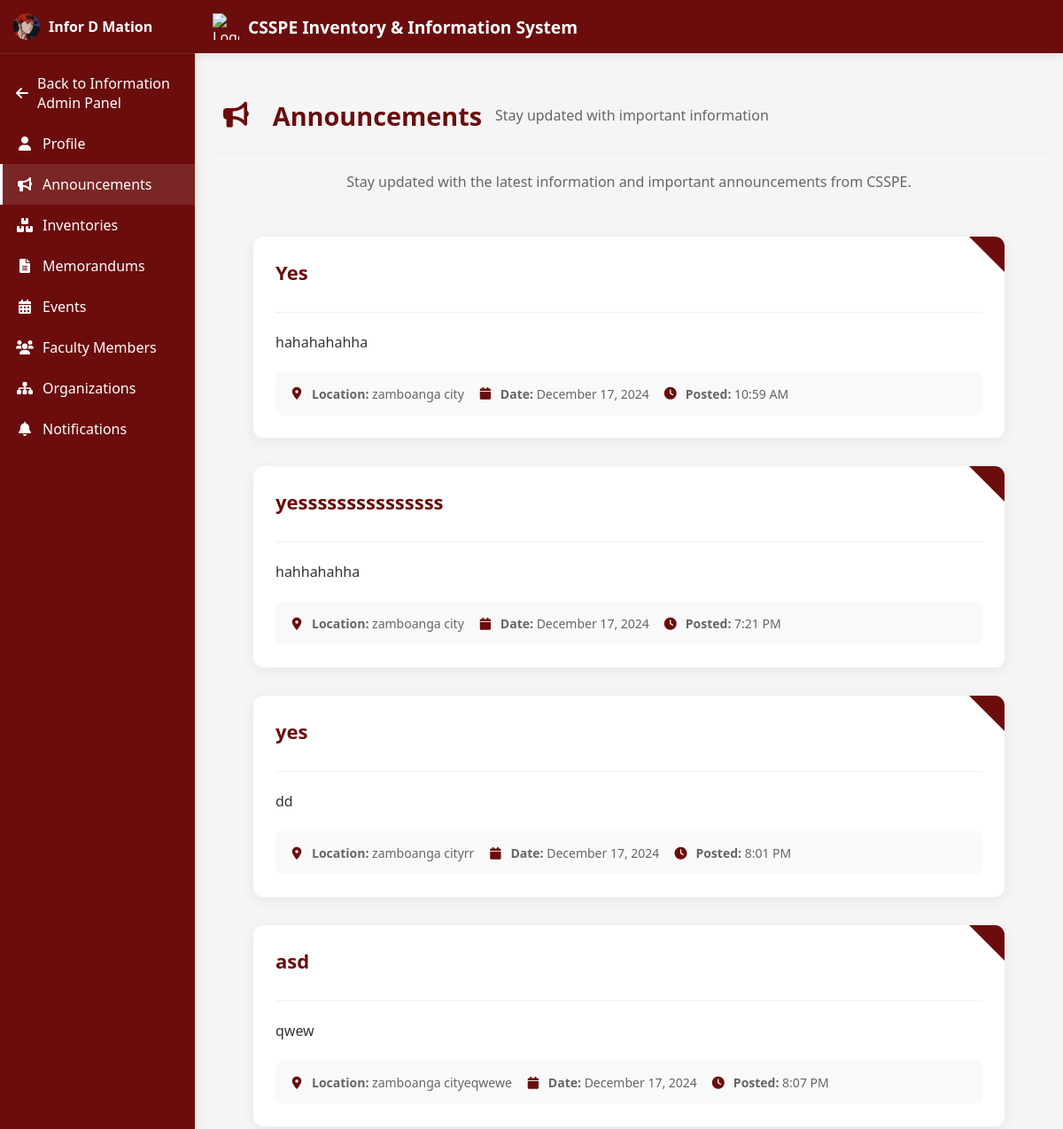
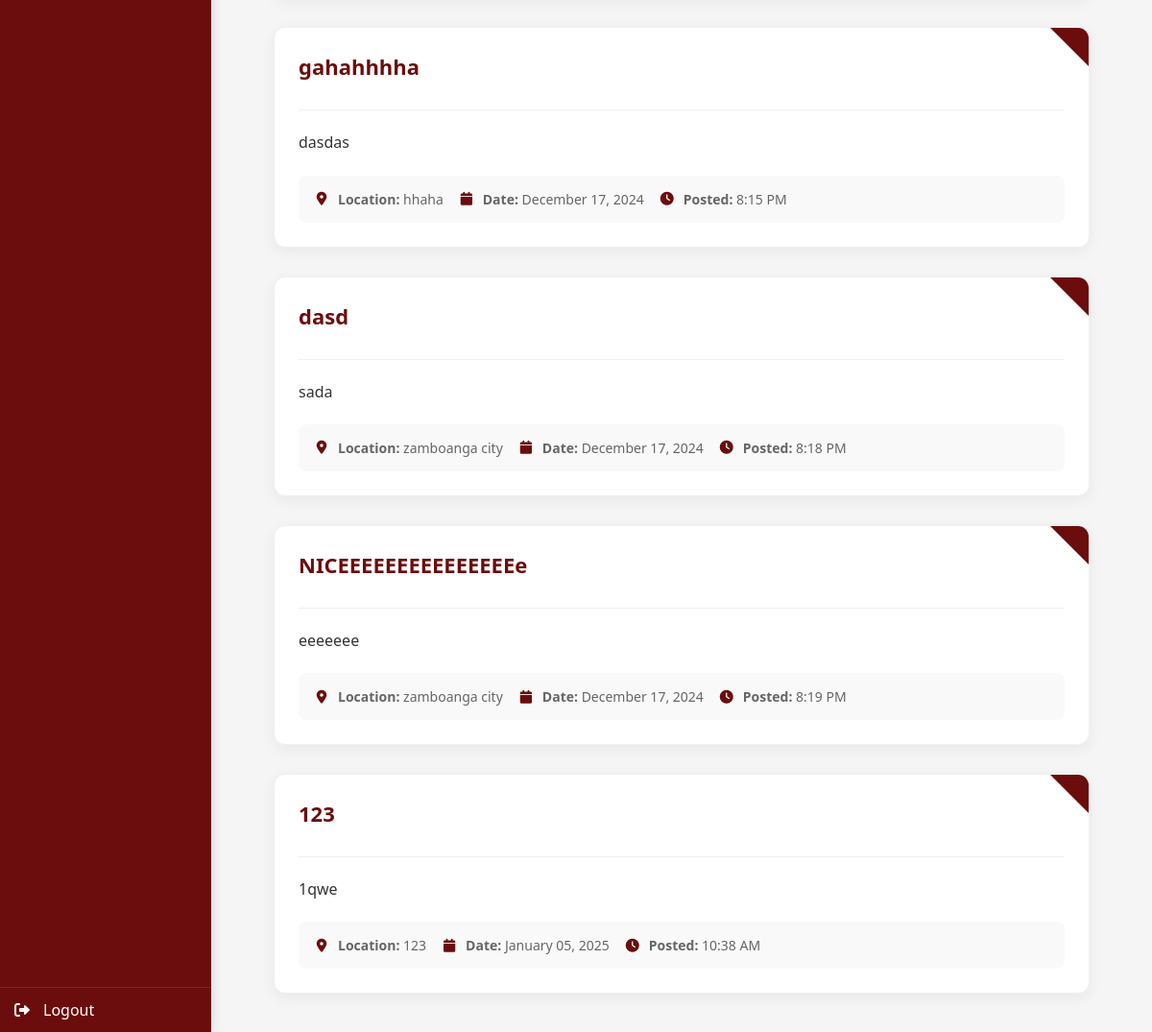
/homePage/index.php (signed in), run on the app's committed database (2 pictures, top to bottom).
### tables this page shows
CREATE TABLE `users` (
  `id` int(11) NOT NULL,
  `first_name` varchar(100) NOT NULL,
  `last_name` varchar(100) NOT NULL,
  `middle_name` varchar(100) DEFAULT NULL,
  `email` varchar(255) NOT NULL,
  `address` text NOT NULL,
  `contact_no` varchar(15) NOT NULL,
  `rank` enum('Instructor','Assistant Professor','Associate Professor','Professor') NOT NULL,
  `password` varchar(255) NOT NULL,
  `created_at` timestamp NOT NULL DEFAULT current_timestamp(),
  `role` varchar(50) NOT NULL DEFAULT 'Instructor',
  `image` varchar(255) DEFAULT NULL,
  `department` varchar(255) NOT NULL,
  `ban` tinyint(1) DEFAULT 0,
  `status` tinyint(1) DEFAULT 0
);

CREATE TABLE `announcements` (
  `id` int(11) NOT NULL,
  `title` varchar(255) NOT NULL,
  `description` text NOT NULL,
  `date_uploaded_at` datetime DEFAULT current_timestamp(),
  `location` varchar(255) NOT NULL
);

### homePage/index.php (the view, shortened to what this page needs)
<?php
require_once '../conn/conn.php';
$userid = $_SESSION['user_id'];
$query = "SELECT first_name, middle_name, last_name, image FROM users WHERE id = ?";
$stmt = $conn->prepare($query);
$stmt->bind_param("i", $userid);
$stmt->execute();
$result = $stmt->get_result();
if ($result->num_rows > 0) {
    $row = $result->fetch_assoc();
    $fullName = trim($row['first_name'] . ' ' . $row['middle_name'] . ' ' . $row['last_name']);
    $image = $row['image'];
} else {
    $fullName = "User Not Found";
}
$query_announcements = "SELECT * FROM announcements";
$result_announcements = mysqli_query($conn, $query_announcements);
?>
<!DOCTYPE html>
<html lang="en">
<head>
    <link href="https://cdnjs.cloudflare.com/ajax/libs/font-awesome/6.0.0-beta3/css/all.min.css" rel="stylesheet">
</head>
<body>
    <div class="sidebar" id="sidebar">
        <div class="sidebar-header">
            <img src="../assets/img/<?= !empty($image) ? htmlspecialchars($image) : 'CSSPE.png' ?>" alt="Profile">
            <span><?php echo $fullName; ?></span>
        </div>
        <div style="display: flex; flex-direction: column; padding: 10px 0;">
            <?php if ($_SESSION['user_role'] === 'inventory_admin'): ?>
                <a href="../inventoryAdmin/index.php" class="sidebar-link">
                    <i class="fas fa-arrow-left"></i> Back to Inventory Admin Panel
                </a>
            <?php elseif ($_SESSION['user_role'] === 'information_admin'): ?>
                <a href="../informationAdmin/index.php" class="sidebar-link">
                    <i class="fas fa-arrow-left"></i> Back to Information Admin Panel
                </a>
            <?php elseif ($_SESSION['user_role'] === 'super_admin'): ?>
                <a href="../superAdmin/index.php" class="sidebar-link">
                    <i class="fas fa-arrow-left"></i> Back to Super Admin Panel
                </a>
            <?php endif; ?>
            <a href="../homePage/profile.php" class="sidebar-link">
                <i class="fas fa-user"></i> Profile
            </a>
            <a href="../homePage/" class="sidebar-link active">
                <i class="fas fa-bullhorn"></i> Announcements
            </a>
            <a href="../homePage/borrowing.php" class="sidebar-link">
                <i class="fas fa-boxes"></i> Inventories
            </a>
            <a href="../homePage/memorandumHome.php" class="sidebar-link">
                <i class="fas fa-file-alt"></i> Memorandums
            </a>
            <a href="../homePage/events.php" class="sidebar-link">
                <i class="fas fa-calendar-alt"></i> Events
            </a>
            <a href="../homePage/members.php" class="sidebar-link">
                <i class="fas fa-users"></i> Faculty Members
            </a>
            <a href="../homePage/organization.php" class="sidebar-link">
                <i class="fas fa-sitemap"></i> Organizations
            </a>
            <a href="../homePage/notification.php" class="sidebar-link">
                <i class="fas fa-bell"></i> Notifications
            </a>
        </div>
        <a href="../logout.php" class="sidebar-footer">
            <i class="fas fa-sign-out-alt"></i> Logout
        </a>
    </div>
    <div class="main-content" id="mainContent">
        <div class="header">
            <img src="../assets/img/CSSPE.png" alt="Logo">
            <h1>CSSPE Inventory & Information System</h1>
        </div>
        <div class="page-content">
            <div class="content-container">
                <h2 class="page-title">
                    <i class="fas fa-bullhorn"></i>
                    Announcements
                    <span>Stay updated with important information</span>
                </h2>
                <div class="page-description">
                    <p>Stay updated with the latest information and important announcements from CSSPE.</p>
                </div>
                <div class="announcements-container">
                    <?php if (mysqli_num_rows($result_announcements) > 0): ?>
                        <?php while ($row = mysqli_fetch_assoc($result_announcements)): ?>
                            <div class="announcement-card">
                                <div class="announcement-content">
                                    <div class="announcement-header">
                                        <h3 class="announcement-title"><?php echo htmlspecialchars($row['title']); ?></h3>
                                    </div>
                                    <div class="announcement-body">
                                        <p><?php echo htmlspecialchars($row['description']); ?></p>
                                    </div>
                                    <div class="announcement-meta">
                                        <div class="meta-item">
                                            <i class="fas fa-map-marker-alt"></i>
                                            <span><strong>Location:</strong> <?php echo htmlspecialchars($row['location']); ?></span>
                                        </div>
                                        <div class="meta-item">
                                            <i class="fas fa-calendar"></i>
                                            <span><strong>Date:</strong> <?php echo date('F d, Y', strtotime($row['date_uploaded_at'])); ?></span>
                                        </div>
                                        <div class="meta-item">
                                            <i class="fas fa-clock"></i>
                                            <span><strong>Posted:</strong> <?php echo date('g:i A', strtotime($row['date_uploaded_at'])); ?></span>
                                        </div>
                                    </div>
                                </div>
                            </div>
                        <?php endwhile; ?>
                    <?php endif; ?>
                </div>
            </div>
        </div>
    </div>
</body>
</html>

### homePage/index.php (style rules this page uses)
body, html { margin: 0; padding: 0; font-family: 'Segoe UI', Tahoma, Geneva, Verdana, sans-serif; background-color: #f5f5f5; scroll-behavior: smooth; }
* { box-sizing: border-box; }
:root { --primary: #6B0D0D; --primary-dark: #540A0A; --secondary: #6c757d; --secondary-dark: #5a6268; --light: #f9f9f9; --lighter: #f5f5f5; --border: #f0f0f0; --text: #333; --text-light: #666; --white: #fff; }
.sidebar { position: fixed; width: 250px; height: 100%; background-color: var(--primary); color: var(--white); overflow-y: auto; transition: all 0.3s ease; z-index: 100; box-shadow: 2px 0 10px rgba(0, 0, 0, 0.1); }
.main-content { margin-left: 250px; transition: all 0.3s ease; }
.sidebar-header { padding: 15px; border-bottom: 1px solid rgba(255, 255, 255, 0.1); display: flex; align-items: center; gap: 10px; }
.sidebar-header img { width: 30px; height: 30px; object-fit: cover; border-radius: 50%; }
.sidebar-header span { font-weight: bold; white-space: nowrap; overflow: hidden; text-overflow: ellipsis; }
.sidebar-link { color: white; text-decoration: none; padding: 12px 15px; transition: background 0.3s; display: flex; align-items: center; border-left: 3px solid transparent; }
.sidebar-link.active { background-color: rgba(255, 255, 255, 0.1); border-left-color: white; }
.sidebar-link i { width: 20px; margin-right: 10px; text-align: center; }
.sidebar-footer { color: white; text-decoration: none; padding: 12px 15px; position: absolute; bottom: 0; width: 100%; box-sizing: border-box; display: flex; align-items: center; border-top: 1px solid rgba(255, 255, 255, 0.1); }
.sidebar-footer i { width: 20px; margin-right: 10px; }
.header { background-color: var(--primary); color: white; padding: 15px 20px; display: flex; align-items: center; gap: 10px; box-shadow: 0 2px 10px rgba(0, 0, 0, 0.1); }
.header img { width: 30px; height: 30px; object-fit: contain; }
.header h1 { margin: 0; font-size: 1.2rem; font-weight: bold; }
.page-content { padding: 20px; }
.content-container { max-width: 1200px; margin: 0 auto; }
.page-title { font-size: 1.8rem; margin-bottom: 20px; color: var(--primary); display: flex; align-items: center; border-bottom: 2px solid var(--border); padding-bottom: 15px; }
.page-title i { margin-right: 15px; background-color: var(--lighter); padding: 12px; border-radius: 50%; color: var(--primary); }
.page-title span { font-size: 16px; font-weight: normal; margin-left: 15px; color: var(--text-light); }
.page-description { text-align: center; margin-bottom: 30px; color: var(--text-light); max-width: 800px; margin-left: auto; margin-right: auto; }
.announcements-container { display: flex; flex-direction: column; gap: 30px; padding: 20px 0; max-width: 900px; margin: 0 auto; }
.announcement-card { background-color: var(--white); border-radius: 12px; box-shadow: 0 4px 15px rgba(0, 0, 0, 0.06); transition: all 0.3s ease; overflow: hidden; position: relative; border: 1px solid var(--border); }
.announcement-card::before { content: ""; position: absolute; top: 0; right: 0; width: 0; height: 0; border-style: solid; border-width: 0 40px 40px 0; border-color: transparent var(--primary) transparent transparent; z-index: 1; }
.announcement-content { padding: 25px; }
.announcement-header { border-bottom: 1px solid var(--border); margin-bottom: 20px; padding-bottom: 15px; }
.announcement-title { color: var(--primary); margin: 0 0 15px 0; font-size: 22px; font-weight: 700; position: relative; }
.announcement-body { color: var(--text); line-height: 1.7; font-size: 16px; margin-bottom: 20px; }
.announcement-meta { background-color: var(--light); padding: 15px; border-radius: 8px; display: flex; flex-wrap: wrap; gap: 15px; }
.meta-item { display: flex; align-items: center; gap: 8px; color: var(--text-light); font-size: 14px; font-weight: 500; }
.meta-item i { color: var(--primary); width: 18px; text-align: center; }
@media (max-width: 1200px) { .sidebar { width: 220px; } }
@media (max-width: 1200px) { .main-content { margin-left: 220px; } }
@media (max-width: 1200px) { .announcements-container { max-width: 850px; } }

### data on the page
users: image (picture), fullName "Infor D Mation"
announcements: title "Yes", description "hahahahahha", location "zamboanga city", date_uploaded_at "December 17, 2024", date_uploaded_at "10:59 AM"
announcements: title "yesssssssssssssss", description "hahhahahha", location "zamboanga city", date_uploaded_at "December 17, 2024", date_uploaded_at "7:21 PM"
announcements: title "yes", description "dd", location "zamboanga cityrr", date_uploaded_at "December 17, 2024", date_uploaded_at "8:01 PM"
announcements: title "asd", description "qwew", location "zamboanga cityeqwewe", date_uploaded_at "December 17, 2024", date_uploaded_at "8:07 PM"
announcements: title "gahahhhha", description "dasdas", location "hhaha", date_uploaded_at "December 17, 2024", date_uploaded_at "8:15 PM"
announcements: title "dasd", description "sada", location "zamboanga city", date_uploaded_at "December 17, 2024", date_uploaded_at "8:18 PM"
announcements: title "NICEEEEEEEEEEEEEEEe", description "eeeeeee", location "zamboanga city", date_uploaded_at "December 17, 2024", date_uploaded_at "8:19 PM"
announcements: title "123", description "1qwe", location "123", date_uploaded_at "January 05, 2025", date_uploaded_at "10:38 AM"
